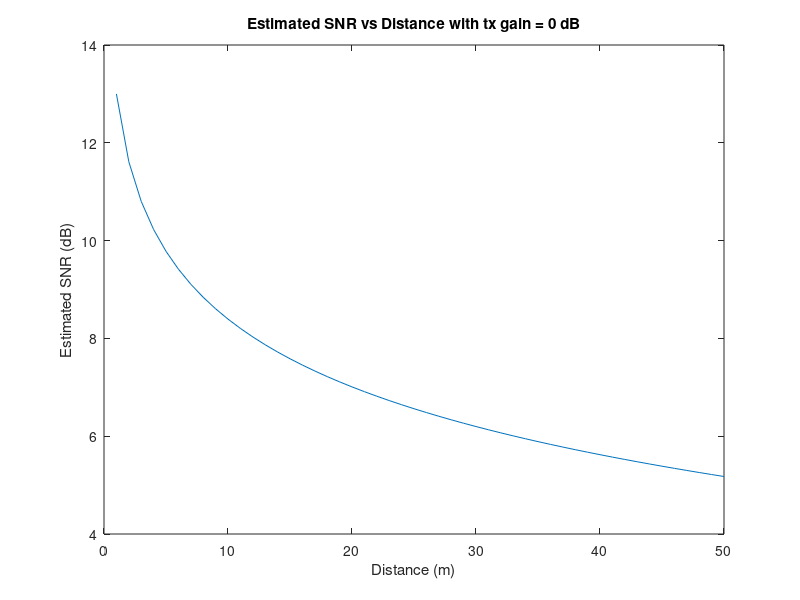

Recreate this plot in MATLAB.
%%
variancesArray = [0.00832579, 0.00912519, 0.0124691, 0.00962529, 0.0153984, 0.00772279];
plot(variancesArray)
mean(variancesArray)

%%
snr_1 = 13;
dists = 1:50;
snrs = 13-log(dists.^2);
plot(dists, snrs)
title("Estimated SNR vs Distance with tx gain = 0 dB")
xlabel("Distance (m)")
ylabel("Estimated SNR (dB)")
